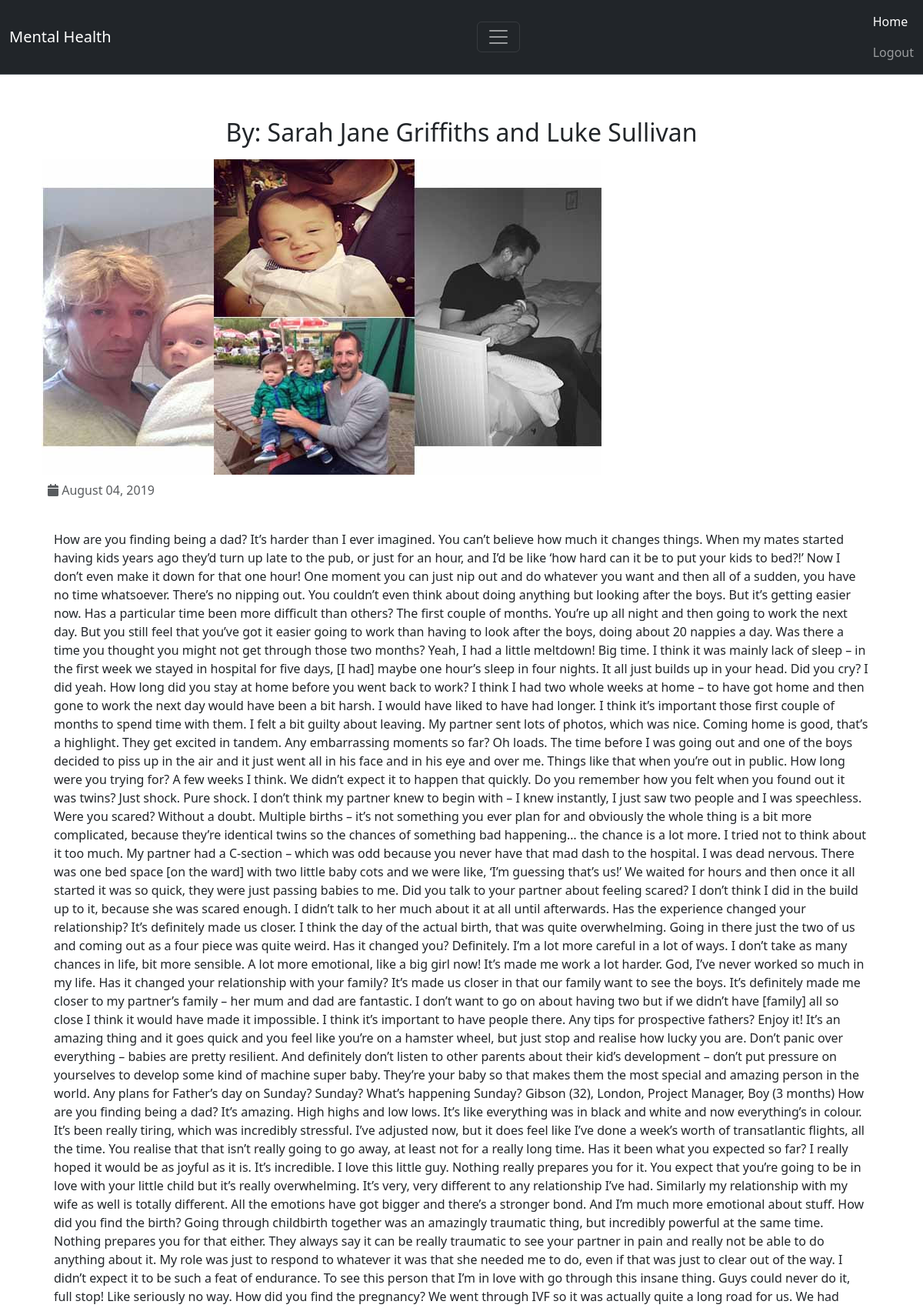
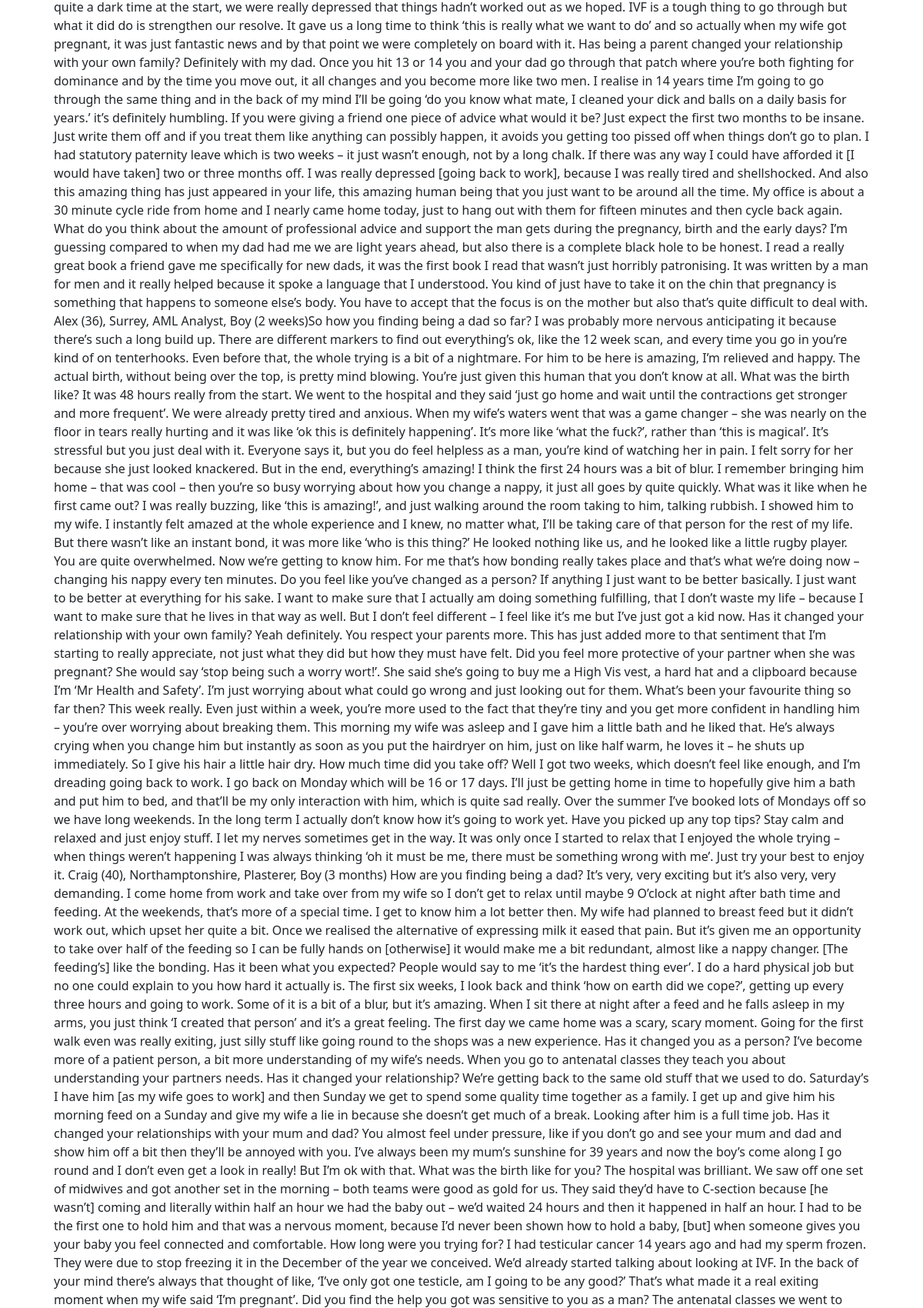
The page /By: Sarah Jane Griffiths and Luke Sullivan/ (signed in, upper part) on the database its author committed (2 pictures, top to bottom).
### blog/models.py (models this page shows, shortened)
class Post(models.Model):
    title = models.CharField(max_length=100)
    description = models.TextField()
    date_posted = models.DateField()
    image = models.ImageField(upload_to="images/", blank=True)
    author = models.ForeignKey(Author, on_delete=models.SET_NULL, related_name="posts", null=True)

### blog/views.py (the view)
# urls.py: path("<str:title>/", BlogDetailView.as_view(), name="blog_detail"),
class BlogDetailView(LoginRequiredMixin, DetailView):
    model = Post
    template_name = "detail.html"
    context_object_name = "post"
    def get_object(self):
        return get_object_or_404(Post, title=self.kwargs['title'])

### blog/models.py (called while the page is built)
    def __str__(self):
        return self.name

### blog/templates/detail.html (shortened to what this page needs)
{% extends 'base.html' %} {% load static %}  {% block content %}
<section>
  <div class="container my-5">
    <h2 class="text-center py-2">{{ post.title }}</h2>
    {% if post.image %}
    <img src="{{ post.image.url }}" alt="{{ post.title }}" />
    {% endif %}
    <p class="text-muted p-2">
      <i class="fa fa-calendar"></i> {{ post.date_posted|date:"F d, Y" }}
    </p>
    <p class="p-3">{{ post.description }}</p>
  </div>
</section>
{% endblock %}

### rows shown on the page
Post: title "By: Sarah Jane Griffiths and Luke Sullivan", image (picture), date_posted "August 04, 2019"
